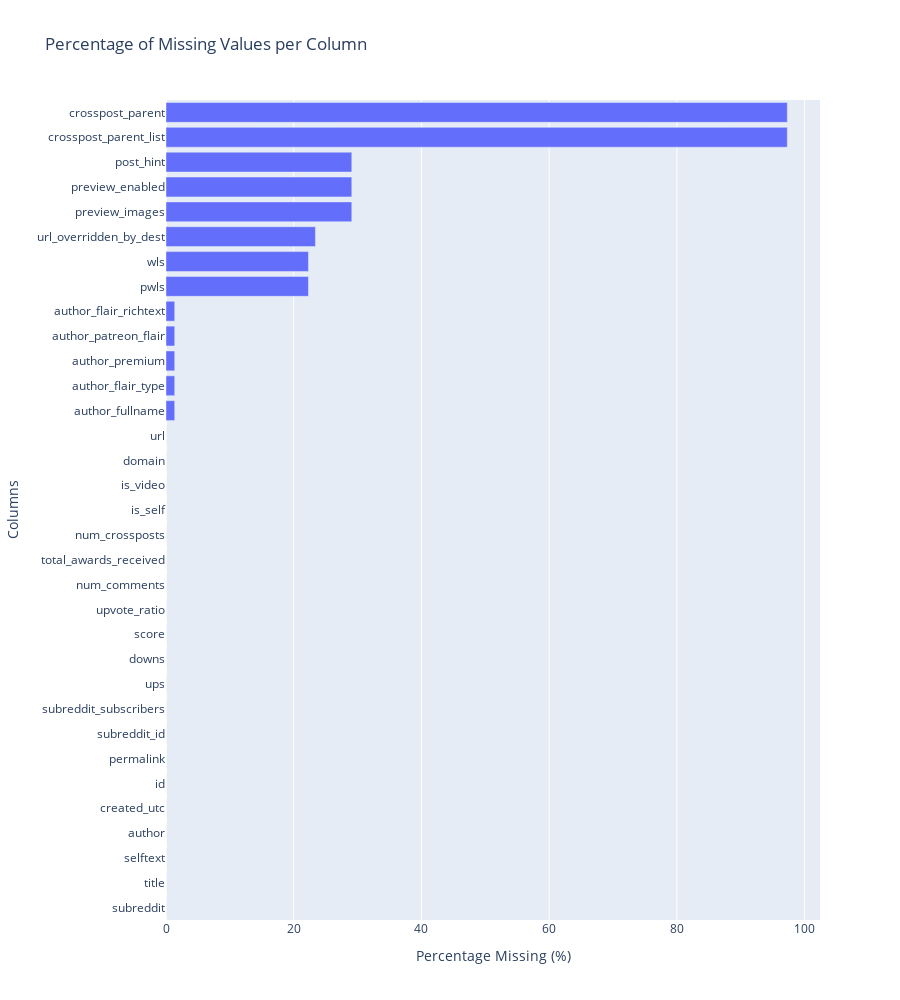

The code cell stored with this chart in its notebook:
### Code cell
# Calculate missing values and related metrics
missing_values = df_filtered.isnull().sum()
total_rows = len(df_filtered)
non_missing_values = total_rows - missing_values 
missing_percentage = (missing_values / total_rows) * 100

missing_summary = pd.DataFrame({
    'Column Name': missing_values.index,
    'Missing Values': missing_values.values,
    'Non-Missing Values': non_missing_values.values,
    'Total Occurrences': total_rows,
    'Percentage Missing': missing_percentage.values
})

missing_summary_sorted = missing_summary.sort_values(by='Percentage Missing', ascending=True)

print("Detailed Missing Values Report for All Columns:\n")
print(missing_summary_sorted.to_string(index=False))

fig = px.bar(missing_summary_sorted,
             y='Column Name',
             x='Percentage Missing',
             orientation='h',
             title='Percentage of Missing Values per Column',
             labels={'Column Name': 'Columns', 'Percentage Missing': 'Percentage Missing (%)'},
             height=1000)

fig.update_traces(hovertemplate='Column: %{y}<br>Percentage Missing: %{x:.2f}%')

fig.show()

### Figure 1 — Plotly figure (JSON) as saved in the notebook; plotly's stock layout.template omitted (floating-point values rounded to 4 significant figures)
{"data": [{"hovertemplate": "Column: %{y}<br>Percentage Missing: %{x:.2f}%", "legendgroup": "", "marker": {"color": "#636efa", "pattern": {"shape": ""}}, "name": "", "orientation": "h", "showlegend": false, "textposition": "auto", "type": "bar", "x": [0.0, 0.0, 0.0, 0.0, 0.0, 0.0, 0.0, 0.0, 0.0, 0.0, 0.0, 0.0, 0.0, 0.0, 0.0, 0.0, 0.0, 0.0, 0.0, 0.0, 1.364, 1.364, 1.364, 1.364, 1.364, 22.31, 22.31, 23.4, 29.09, 29.09, 29.09, 97.3, 97.3], "xaxis": "x", "y": ["subreddit", "title", "selftext", "author", "created_utc", "id", "permalink", "subreddit_id", "subreddit_subscribers", "ups", "downs", "score", "upvote_ratio", "num_comments", "total_awards_received", "num_crossposts", "is_self", "is_video", "domain", "url", "author_fullname", "author_flair_type", "author_premium", "author_patreon_flair", "author_flair_richtext", "pwls", "wls", "url_overridden_by_dest", "preview_images", "preview_enabled", "post_hint", "crosspost_parent_list", "crosspost_parent"], "yaxis": "y"}], "layout": {"barmode": "relative", "height": 1000, "legend": {"tracegroupgap": 0}, "title": {"text": "Percentage of Missing Values per Column"}, "xaxis": {"anchor": "y", "domain": [0, 1], "title": {"text": "Percentage Missing (%)"}}, "yaxis": {"anchor": "x", "domain": [0, 1], "title": {"text": "Columns"}}}}
